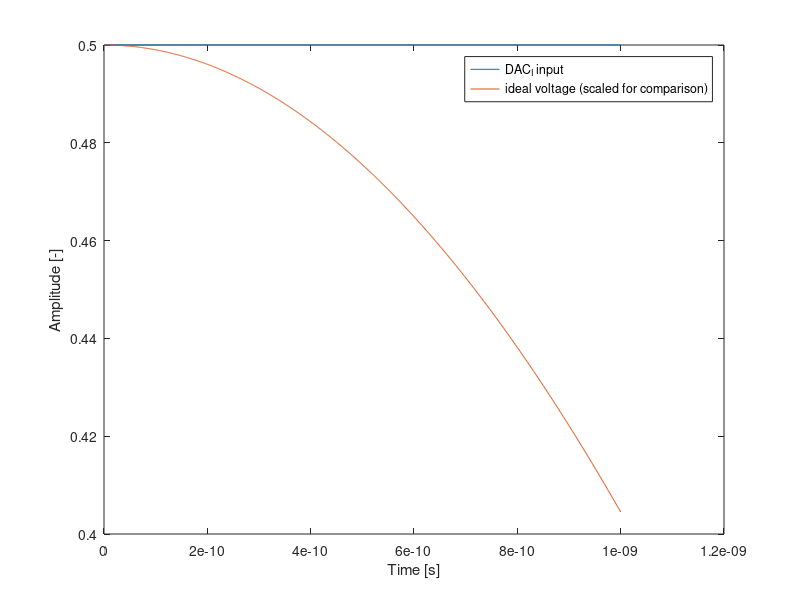
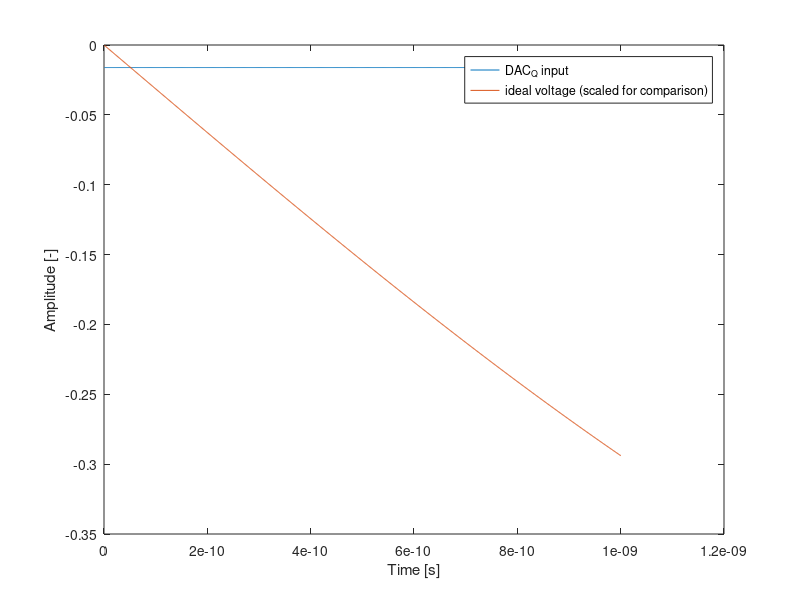
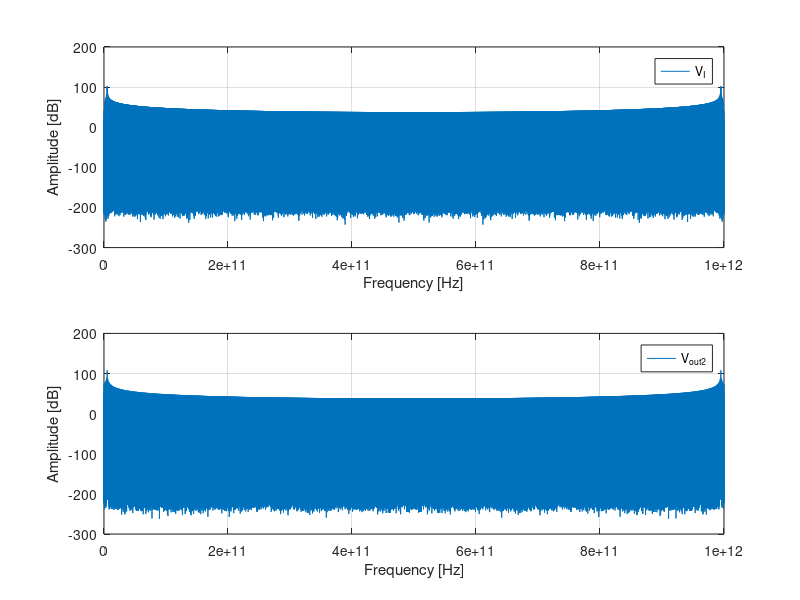
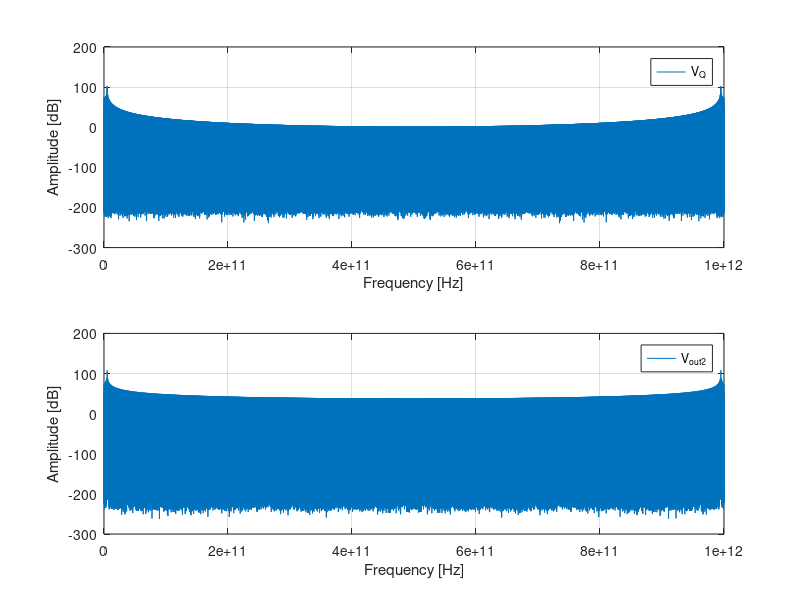

The MATLAB script that drew these images, in order: (Note: this script raises an error after producing the figures.)
% Cleanup
clear all;
close all;
clc;

clear;
close all;

% Set the Larmor frequencies of the qubits (3 qubits)
f0 = [5.1e9, 4.9e9, 0];

% Set the Rabi frequencies
fR = [1e6, 1e6, 0];

%define microwave frequency
fosc=5e9; %[Hz]


%number of bits of the DAC
N=5;

%sample frequency of the DAC
fsample=1e9;

% define input signal
% input amplitude 
A=[10e-3 0 0]; %[V]
% input frequency 
fin=[-0.1 -0.1 0]*1e9; %[Hz]
% inout phases
ph_in=[0 0 0]; %[rad]

% total simulation time. It is computed as the time needed for a pi
% rotation for Q1
T=1/fR(1)/2; %[s]
% simulation time step
dt=1e-12; %[s]
% define time vector
t=dt:dt:T; %[s]


% input signal
% Am = 1;          % Amplitude
% mu = 0;         % Mean
% sigma = 0.1;    % Standard deviation
% in = Am * gaussmf(t, [sigma*sqrt(2*pi) mu]);

% in=A(1)*cos(2*pi*fin(1)*t+ph_in(1))+...
%     A(2)*cos(2*pi*fin(2)*t+ph_in(2))+...
%     A(3)*cos(2*pi*fin(2)*t+ph_in(3)); %[V]

% Use the Hilbert transform to extract the I and Q components
% s_hilbert = hilbert(in);
% I = real(s_hilbert);
% Q = imag(s_hilbert);

% s_hilbert = hilbert(in);
I = A(1)*cos(2*pi*fin(1)*t+ph_in(1)) + A(2)*cos(2*pi*fin(2)*t+ph_in(2));
Q = A(1)*sin(2*pi*fin(1)*t+ph_in(1)) + A(2)*sin(2*pi*fin(2)*t+ph_in(2));

%sampling the input signal I
I_sampled=I(1:1/(fsample*dt):end);

%sampling the input signal Q
Q_sampled=Q(1:1/(fsample*dt):end);

%quantize the signal on N-bit
%first, scale the signal to fit in [0:2^N-1] range, then round it
D_I=round((I_sampled-min(I))/(max(I)-min(I))*(2^N-1));
D_Q=round((Q_sampled-min(Q))/(max(Q)-min(Q))*(2^N-1));

%DAC output range
DAC_or=1; %[V]
%DAC step
LSB=DAC_or/(2^N-1);
%define DAC array
DAC_I=LSB*[0 ones(1,2^N-1)];
output_levels_I=cumsum(DAC_I);

DAC_Q=LSB*[0 ones(1,2^N-1)];
output_levels_Q=cumsum(DAC_Q);

VDAC_I=output_levels_I(D_I+1);
VDAC_Q=output_levels_Q(D_Q+1);

%add S/H
tmp=ones(1/(fsample*dt),1)*VDAC_I;
VoutDAC_I=tmp(:)'-DAC_or/2;
clear tmp

tmp=ones(1/(fsample*dt),1)*VDAC_Q;
VoutDAC_Q=tmp(:)'-DAC_or/2;
clear tmp

figure
plot(t(1:1000),VoutDAC_I(1:1000),t(1:1000),(I(1:1000)-min(I))/(max(I)-min(I))*DAC_or-DAC_or/2);
xlabel('Time [s]')
ylabel('Amplitude [-]')
legend('DAC_I input','ideal voltage (scaled for comparison)')

figure
plot(t(1:1000),VoutDAC_Q(1:1000),t(1:1000),(Q(1:1000)-min(Q))/(max(Q)-min(Q))*DAC_or-DAC_or/2);
xlabel('Time [s]')
ylabel('Amplitude [-]')
legend('DAC_Q input','ideal voltage (scaled for comparison)')

G1=1/sinc(fin(1)/fsample); %[-]

I_mix = 2 * VoutDAC_I .* cos(2 * pi * fosc * t);
Q_mix = 2 * VoutDAC_Q .* sin(2 * pi * fosc * t);

Mix_out = I_mix + Q_mix;

G2=1; %[-]

Vout2=G1 * G2 * Mix_out;


%compute fft
V2=abs(fft(Vout2));
V2dB=20*log10(V2); %[dB]
V1=abs(fft(I_mix)+1e-10);
V1dB=20*log10(V1); %[dB]
% FFT resolution
fres=1/T; %[Hz]
% maximum FFT frequency
fmax=1/dt; %[Hz]
% frequency vector
f=0:fres:(fmax-fres); %[Hz]

%% plot FFT
figure
subplot(2,1,1)
plot(f,V1dB)
xlabel('Frequency [Hz]')
ylabel('Amplitude [dB]')
legend('V_{I}')
grid

subplot(2,1,2)
plot(f,V2dB)
hold off
xlabel('Frequency [Hz]')
ylabel('Amplitude [dB]')
legend('V_{out2}')
grid

%compute fft
V2=abs(fft(Vout2));
V2dB=20*log10(V2); %[dB]
V1=abs(fft(Q_mix)+1e-10);
V1dB=20*log10(V1); %[dB]
% FFT resolution
fres=1/T; %[Hz]
% maximum FFT frequency
fmax=1/dt; %[Hz]
% frequency vector
f=0:fres:(fmax-fres); %[Hz]

%% plot FFT
figure
subplot(2,1,1)
plot(f,V1dB)
xlabel('Frequency [Hz]')
ylabel('Amplitude [dB]')
legend('V_{Q}')
grid

subplot(2,1,2)
plot(f,V2dB)
hold off
xlabel('Frequency [Hz]')
ylabel('Amplitude [dB]')
legend('V_{out2}')
grid

%%
% Simulate and plot
[U, probabilities] = spine(fR, f0, dt, Vout2, 10);


% Compute fidelity of the operation on qubit 1
% Ideal transformation representing a pi-rotation around X
 Uideal = [0 1;
           1 0];
% Compute fidelity by comparing the actual transformation to the ideal one
F1 = fidelity(U(:, :, 1), Uideal);

% For the other 2 qubits, we would like to compare the actual transormation
% to the identity operation (I). However, any leakage form the driving
% signal is going to induce Z-rotations on the qubits. Such rotations can
% be easily cancelled by software, i.e. by not applying any extra
% electrical pulse. This correction is currently not implemented in this
% code to make it easier for the students. However, for the simple case in
% which the qubits ar einitialized in |0>, the fidelity on idel qubits can
% be simply computed by measuring the qubit along Z. This measurmenet is
% insensitive with respect to rotazion around Z.
F2=probabilities(3,end,2);
F3=probabilities(3,end,3);


disp(['Fidelity of qubit 1: ' num2str(F1*100) '%']);
disp(['Fidelity of qubit 2: ' num2str(F2*100) '%']);
disp(['Fidelity of qubit 3: ' num2str(F3*100) '%']);